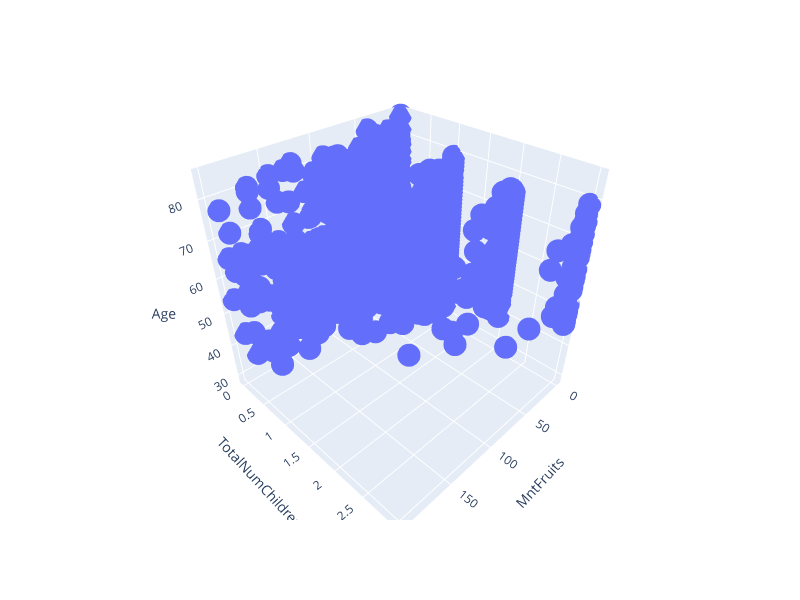

Write notebook code for a chart like this one.
### Markdown cell above
According to this plot, as the number of children at home increased, the total amount spent decreased for all age categories.

### Code cell
fig = px.scatter_3d(df, x='MntFruits', y='TotalNumChildren', z='Age')
fig.update_layout(
    width=800,   # width in pixels
    height=600   # height in pixels
)
fig.show()

### Figure 1 — Plotly figure (JSON) as saved in the notebook; plotly's stock layout.template omitted (floating-point values rounded to 4 significant figures; data arrays with more than 128 entries replaced by an {"elided": "..."} marker saying what was removed)
{"data": [{"hovertemplate": "MntFruits=%{x}<br>TotalNumChildren=%{y}<br>Age=%{z}<extra></extra>", "legendgroup": "", "marker": {"color": "#636efa", "symbol": "circle"}, "mode": "markers", "name": "", "scene": "scene", "showlegend": false, "type": "scatter3d", "x": {"elided": "2226 int values"}, "y": {"elided": "2226 int values"}, "z": {"elided": "2226 int values"}}], "layout": {"height": 600, "legend": {"tracegroupgap": 0}, "margin": {"t": 60}, "scene": {"domain": {"x": [0, 1], "y": [0, 1]}, "xaxis": {"title": {"text": "MntFruits"}}, "yaxis": {"title": {"text": "TotalNumChildren"}}, "zaxis": {"title": {"text": "Age"}}}, "width": 800}}
